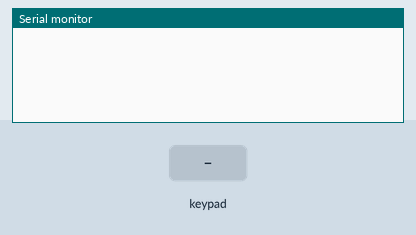
Recording of a sketch running on a simulated Arduino Uno, built with avr-gcc and run on an emulated ATmega328P. Parts: the last lines printed to the serial monitor. Inputs (shaded band) come from the test bench.

Above: at 1.2 s.
1.3 s: key '1' pressed
At 2.5 s:
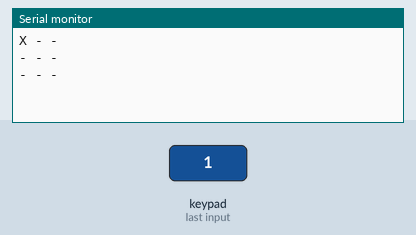
2.8 s: keypad keys 9 8 7 6 pressed 0.4 s apart
At 4.6 s:
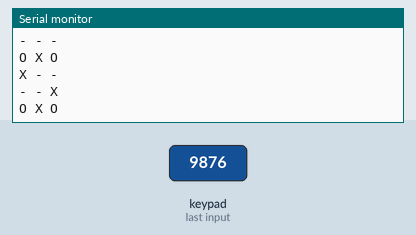
5.9 s: key '2' pressed
At 7.1 s:
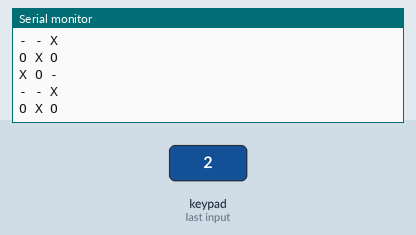
7.4 s: keypad keys 5 4 3 2 pressed 0.4 s apart
At 8.9 s:
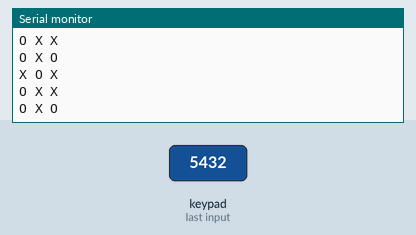

The sketch:

1._roboTic_V1.ino
```cpp
#include <Keypad.h>
#define XG 10
#define XR 11
#define OG 12
#define OR 13


//board
const int BRC = 3;
char board[BRC][BRC];
char turn = 'X';

//4x4 keypad setup
const byte ROWS = 4;
const byte COLS = 4;

char hexaKeys[ROWS][COLS] = {
  {'1', '2', '3', 'A'},
  {'4', '5', '6', 'B'},
  {'7', '8', '9', 'C'},
  {'*', '0', '#', 'D'}
};

byte rowPins[ROWS] = {9, 8, 7, 6};
byte colPins[COLS] = {5, 4, 3, 2};

Keypad customKeypad = Keypad(makeKeymap(hexaKeys), rowPins, colPins, ROWS, COLS);


void setup(){
  //clear board;
  for (int i = 0; i < BRC; i++)
    for (int j = 0; j < BRC; j++)
      board[i][j] = '-';

  //turn on X and turn off O
  digitalWrite(XG, HIGH);
  digitalWrite(OG, LOW);

  Serial.begin(9600);
}

void loop(){
  //define intput and it's pos
  int input = 0;
  int row = 0;
  int col = 0;

  //get input until valid
  while (!input) {
    char customKey = customKeypad.getKey();
    //get input until nothing entered
    while (!customKey) {
      customKey = customKeypad.getKey();
    }
    //check if valid when entered
    input = customKey-'0';
    //get col and row
    if (input % BRC == 0){
      row = input/BRC-1;
      col = BRC-1;
    }
    else{
      row = input/BRC;
      col = input%BRC-1;
    }
    if (board[row][col] == '-')
      board[row][col] = turn;
    else {
      input = 0;
      //Serial.println("invalid");
      for(int i = 1; i <= 3; i++){
        if (turn == 'X'){
          digitalWrite(XR, HIGH);
          delay(200);
          digitalWrite(XR, LOW);
          delay(200);
        }
        else {
          digitalWrite(OR, HIGH);
          delay(200);
          digitalWrite(OR, LOW);
          delay(200);
        }
      }
    }
  }

  //move to the selected space and write down the letter
  for (int i = 0; i < BRC; i++){
    for (int j = 0; j < BRC; j++){
      Serial.print(board[i][j]);
      Serial.print(' ');
    }
    Serial.println();
  }
  Serial.println();

  //check if won
  bool won = false;
  bool con = true;
  //check horizontally
  for (int i = 0; i < BRC; i++){
    con = true;
    for (int j  = 1; j < BRC; j++)
      if (board[i][j] != board[i][j-1] || board[i][j] == '-')
        con = false;
    won |= con;
  }
  //check vertically
  for (int i = 0; i < BRC; i++){
    con = true;
    for (int j  = 1; j < BRC; j++)
      if (board[j][i] != board[j-1][i]  || board[j][i] == '-')
        con = false;
    won |= con;
  }
  //check diagonally left
  con = true;
  for (int i = 1; i < BRC; i++)
    if (board[i][i] != board[i-1][i-1] || board[i][i] == '-')
      con = false;
  won |= con;
  //check diagonally right
  con = true;
  int j = BRC-2;
  for (int i = 1; i < BRC; i++){
    if (board[j][i] != board[j+1][i-1] || board[j][i] == '-')
      con = false;
    j--;
  }
  won |= con;
  //if won end the game
  while (won) {
    if (turn == 'X'){
      digitalWrite(XG, HIGH);
      digitalWrite(OR, HIGH);
      delay(200);
      digitalWrite(XG, LOW);
      digitalWrite(OR, LOW);
      delay(200);
    }
    else{
      digitalWrite(XR, HIGH);
      digitalWrite(OG, HIGH);
      delay(200);
      digitalWrite(XR, LOW);
      digitalWrite(OG, LOW);
      delay(200);
    }
  }

  //check if draw
  bool draw = true;
  for (int i = 0; i < BRC; i++)
    for (int j = 0; j < BRC; j++)
      if (board[i][j] == '-')
        draw = false;
  while (draw){
    digitalWrite(XG, HIGH);
    digitalWrite(OG, HIGH);
    delay(200);
    digitalWrite(XG, LOW);
    digitalWrite(OG, LOW);
    delay(200);
  }

  //change turns
  if (turn == 'X'){
    turn = 'O';
    digitalWrite(XG, LOW);
    digitalWrite(OG, HIGH);
  }
   else{
    turn = 'X';
    digitalWrite(OG, LOW);
    digitalWrite(XG, HIGH);
   }
}
```

Measured:
- after the input at 1.3 s, the serial monitor: prints a new line at once (image 1)
- after the input at 2.8 s, the serial monitor: prints a new line at once (image 2)
- after the input at 5.9 s, the serial monitor: prints a new line at once (image 3)
- after the input at 7.4 s, the serial monitor: prints a new line at once (image 4)
